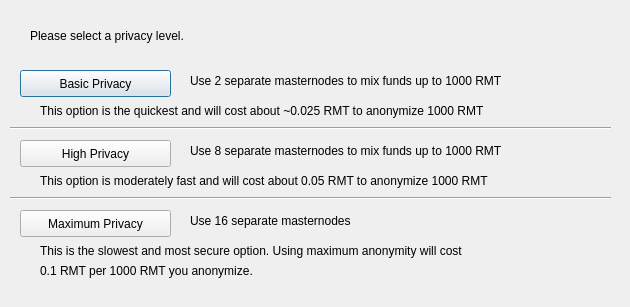
<?xml version="1.0" encoding="UTF-8"?>
<ui version="4.0">
 <class>DarksendConfig</class>
 <widget class="QDialog" name="DarksendConfig">
  <property name="geometry">
   <rect>
    <x>0</x>
    <y>0</y>
    <width>630</width>
    <height>307</height>
   </rect>
  </property>
  <property name="windowTitle">
   <string>Configure Darksend</string>
  </property>
  <widget class="QPushButton" name="buttonBasic">
   <property name="geometry">
    <rect>
     <x>20</x>
     <y>70</y>
     <width>151</width>
     <height>27</height>
    </rect>
   </property>
   <property name="text">
    <string>Basic Privacy</string>
   </property>
  </widget>
  <widget class="QPushButton" name="buttonHigh">
   <property name="geometry">
    <rect>
     <x>20</x>
     <y>140</y>
     <width>151</width>
     <height>27</height>
    </rect>
   </property>
   <property name="text">
    <string>High Privacy</string>
   </property>
  </widget>
  <widget class="QPushButton" name="buttonMax">
   <property name="geometry">
    <rect>
     <x>20</x>
     <y>210</y>
     <width>151</width>
     <height>27</height>
    </rect>
   </property>
   <property name="text">
    <string>Maximum Privacy</string>
   </property>
  </widget>
  <widget class="QLabel" name="label">
   <property name="geometry">
    <rect>
     <x>30</x>
     <y>20</y>
     <width>571</width>
     <height>31</height>
    </rect>
   </property>
   <property name="text">
    <string>Please select a privacy level.</string>
   </property>
  </widget>
  <widget class="QLabel" name="label_2">
   <property name="geometry">
    <rect>
     <x>190</x>
     <y>70</y>
     <width>421</width>
     <height>21</height>
    </rect>
   </property>
   <property name="text">
    <string>Use 2 separate masternodes to mix funds up to 1000 RMT</string>
   </property>
  </widget>
  <widget class="QLabel" name="label_3">
   <property name="geometry">
    <rect>
     <x>190</x>
     <y>140</y>
     <width>411</width>
     <height>21</height>
    </rect>
   </property>
   <property name="text">
    <string>Use 8 separate masternodes to mix funds up to 1000 RMT</string>
   </property>
  </widget>
  <widget class="QLabel" name="label_4">
   <property name="geometry">
    <rect>
     <x>190</x>
     <y>210</y>
     <width>421</width>
     <height>21</height>
    </rect>
   </property>
   <property name="text">
    <string>Use 16 separate masternodes</string>
   </property>
  </widget>
  <widget class="QLabel" name="label_6">
   <property name="geometry">
    <rect>
     <x>40</x>
     <y>100</y>
     <width>561</width>
     <height>21</height>
    </rect>
   </property>
   <property name="text">
    <string>This option is the quickest and will cost about ~0.025 RMT to anonymize 1000 RMT</string>
   </property>
  </widget>
  <widget class="QLabel" name="label_7">
   <property name="geometry">
    <rect>
     <x>40</x>
     <y>170</y>
     <width>561</width>
     <height>21</height>
    </rect>
   </property>
   <property name="text">
    <string>This option is moderately fast and will cost about 0.05 RMT to anonymize 1000 RMT</string>
   </property>
  </widget>
  <widget class="QLabel" name="label_8">
   <property name="geometry">
    <rect>
     <x>40</x>
     <y>240</y>
     <width>561</width>
     <height>21</height>
    </rect>
   </property>
   <property name="text">
    <string>This is the slowest and most secure option. Using maximum anonymity will cost</string>
   </property>
  </widget>
  <widget class="QLabel" name="label_9">
   <property name="geometry">
    <rect>
     <x>40</x>
     <y>260</y>
     <width>561</width>
     <height>21</height>
    </rect>
   </property>
   <property name="text">
    <string>0.1 RMT per 1000 RMT you anonymize.</string>
   </property>
  </widget>
  <widget class="Line" name="line">
   <property name="geometry">
    <rect>
     <x>10</x>
     <y>120</y>
     <width>601</width>
     <height>16</height>
    </rect>
   </property>
   <property name="orientation">
    <enum>Qt::Horizontal</enum>
   </property>
  </widget>
  <widget class="Line" name="line_2">
   <property name="geometry">
    <rect>
     <x>10</x>
     <y>190</y>
     <width>601</width>
     <height>16</height>
    </rect>
   </property>
   <property name="orientation">
    <enum>Qt::Horizontal</enum>
   </property>
  </widget>
 </widget>
 <resources/>
 <connections/>
</ui>
